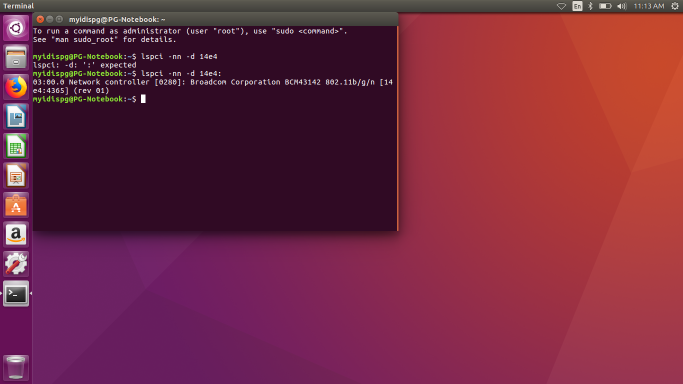
#> input picture Wireless Drivers.png, 1366 x 768 px, found by its file name (shown at 1/2 size)
$ python crop_text.py   (older library calls are emulated)
#> lines starting #> are read from the running program, lines starting #| are printed output that depends on the picture; after the words box and inside, x2 and y2 are one past the last pixel; in counts of white or black regions, pixels touching at a corner belong together; long printed decimals are rounded
#!/usr/bin/env python3
# -*- coding: utf-8 -*-
"""
Created on Sat Oct 13 12:33:31 2018

@author: myidispg
"""

import glob
import os
import random
import sys
import random
import math
import json
from collections import defaultdict

import cv2
from PIL import Image, ImageDraw
import numpy as np
from scipy.ndimage.filters import rank_filter


def dilate(ary, N, iterations):
    """Dilate using an NxN '+' sign shape. ary is np.uint8."""

    kernel = np.zeros((N,N), dtype=np.uint8)
    kernel[(N-1)//2,:] = 1  # Bug solved with // (integer division)

    dilated_image = cv2.dilate(ary / 255, kernel, iterations=iterations)

    kernel = np.zeros((N,N), dtype=np.uint8)
    kernel[:,(N-1)//2] = 1  # Bug solved with // (integer division)
    dilated_image = cv2.dilate(dilated_image, kernel, iterations=iterations)
    return dilated_image


def props_for_contours(contours, ary):
    """Calculate bounding box & the number of set pixels for each contour."""
    c_info = []
    for c in contours:
        x,y,w,h = cv2.boundingRect(c)
        c_im = np.zeros(ary.shape)
        cv2.drawContours(c_im, [c], 0, 255, -1)
        c_info.append({
            'x1': x,
            'y1': y,
            'x2': x + w - 1,
            'y2': y + h - 1,
            'sum': np.sum(ary * (c_im > 0))/255
        })
    return c_info


def union_crops(crop1, crop2):
    """Union two (x1, y1, x2, y2) rects."""
    x11, y11, x21, y21 = crop1
    x12, y12, x22, y22 = crop2
    return min(x11, x12), min(y11, y12), max(x21, x22), max(y21, y22)


def intersect_crops(crop1, crop2):
    x11, y11, x21, y21 = crop1
    x12, y12, x22, y22 = crop2
    return max(x11, x12), max(y11, y12), min(x21, x22), min(y21, y22)


def crop_area(crop):
    x1, y1, x2, y2 = crop
    return max(0, x2 - x1) * max(0, y2 - y1)


def find_border_components(contours, ary):
    borders = []
    area = ary.shape[0] * ary.shape[1]
    for i, c in enumerate(contours):
        x,y,w,h = cv2.boundingRect(c)
        if w * h > 0.5 * area:
            borders.append((i, x, y, x + w - 1, y + h - 1))
    return borders


def angle_from_right(deg):
    return min(deg % 90, 90 - (deg % 90))


def remove_border(contour, ary):
    """Remove everything outside a border contour."""
    # Use a rotated rectangle (should be a good approximation of a border).
    # If it's far from a right angle, it's probably two sides of a border and
    # we should use the bounding box instead.
    c_im = np.zeros(ary.shape)
    r = cv2.minAreaRect(contour)
    degs = r[2]
    if angle_from_right(degs) <= 10.0:
        box = cv2.boxPoints(r)
        box = np.int0(box)
        cv2.drawContours(c_im, [box], 0, 255, -1)
        cv2.drawContours(c_im, [box], 0, 0, 4)
    else:
        x1, y1, x2, y2 = cv2.boundingRect(contour)
        cv2.rectangle(c_im, (x1, y1), (x2, y2), 255, -1)
        cv2.rectangle(c_im, (x1, y1), (x2, y2), 0, 4)

    return np.minimum(c_im, ary)


def find_components(edges, max_components=16):
    """Dilate the image until there are just a few connected components.
    Returns contours for these components."""
    # Perform increasingly aggressive dilation until there are just a few
    # connected components.

    count = 21
    dilation = 5
    n = 1
    while count > 16:
        n += 1
        dilated_image = dilate(edges, N=3, iterations=n)
        dilated_image = np.uint8(dilated_image)
        _, contours, hierarchy = cv2.findContours(dilated_image, cv2.RETR_TREE, cv2.CHAIN_APPROX_SIMPLE)
        count = len(contours)
    #print dilation
    #Image.fromarray(edges).show()
    #Image.fromarray(255 * dilated_image).show()
    return contours


def find_optimal_components_subset(contours, edges):
    """Find a crop which strikes a good balance of coverage/compactness.
    Returns an (x1, y1, x2, y2) tuple.
    """
    c_info = props_for_contours(contours, edges)
    c_info.sort(key=lambda x: -x['sum'])
    total = np.sum(edges) / 255
    area = edges.shape[0] * edges.shape[1]

    c = c_info[0]
    del c_info[0]
    this_crop = c['x1'], c['y1'], c['x2'], c['y2']
    crop = this_crop
    covered_sum = c['sum']

    while covered_sum < total:
        changed = False
        recall = 1.0 * covered_sum / total
        prec = 1 - 1.0 * crop_area(crop) / area
        f1 = 2 * (prec * recall / (prec + recall))
        #print '----'
        for i, c in enumerate(c_info):
            this_crop = c['x1'], c['y1'], c['x2'], c['y2']
            new_crop = union_crops(crop, this_crop)
            new_sum = covered_sum + c['sum']
            new_recall = 1.0 * new_sum / total
            new_prec = 1 - 1.0 * crop_area(new_crop) / area
            new_f1 = 2 * new_prec * new_recall / (new_prec + new_recall)

            # Add this crop if it improves f1 score,
            # _or_ it adds 25% of the remaining pixels for <15% crop expansion.
            # ^^^ very ad-hoc! make this smoother
            remaining_frac = c['sum'] / (total - covered_sum)
            new_area_frac = 1.0 * crop_area(new_crop) / crop_area(crop) - 1
            if new_f1 > f1 or (
                    remaining_frac > 0.25 and new_area_frac < 0.15):
                print('%d %s -> %s / %s (%s), %s -> %s / %s (%s), %s -> %s' % (
                        i, covered_sum, new_sum, total, remaining_frac,
                        crop_area(crop), crop_area(new_crop), area, new_area_frac,
                        f1, new_f1))
                crop = new_crop
                covered_sum = new_sum
                del c_info[i]
                changed = True
                break

        if not changed:
            break

    return crop


def pad_crop(crop, contours, edges, border_contour, pad_px=15):
    """Slightly expand the crop to get full contours.
    This will expand to include any contours it currently intersects, but will
    not expand past a border.
    """
    bx1, by1, bx2, by2 = 0, 0, edges.shape[0], edges.shape[1]
    if border_contour is not None and len(border_contour) > 0:
        c = props_for_contours([border_contour], edges)[0]
        bx1, by1, bx2, by2 = c['x1'] + 5, c['y1'] + 5, c['x2'] - 5, c['y2'] - 5

    def crop_in_border(crop):
        x1, y1, x2, y2 = crop
        x1 = max(x1 - pad_px, bx1)
        y1 = max(y1 - pad_px, by1)
        x2 = min(x2 + pad_px, bx2)
        y2 = min(y2 + pad_px, by2)
        return crop

    crop = crop_in_border(crop)

    c_info = props_for_contours(contours, edges)
    changed = False
    for c in c_info:
        this_crop = c['x1'], c['y1'], c['x2'], c['y2']
        this_area = crop_area(this_crop)
        int_area = crop_area(intersect_crops(crop, this_crop))
        new_crop = crop_in_border(union_crops(crop, this_crop))
        if 0 < int_area < this_area and crop != new_crop:
            print('%s -> %s' % (str(crop), str(new_crop)))
            changed = True
            crop = new_crop

    if changed:
        return pad_crop(crop, contours, edges, border_contour, pad_px)
    else:
        return crop


def downscale_image(im, max_dim=2048):
    """Shrink im until its longest dimension is <= max_dim.
    Returns new_image, scale (where scale <= 1).
    """
    a, b = im.size
    if max(a, b) <= max_dim:
        return 1.0, im

    scale = 1.0 * max_dim / max(a, b)
    new_im = im.resize((int(a * scale), int(b * scale)), Image.ANTIALIAS)
    return scale, new_im


def process_image(path, out_path):

#> called with path = '../Test Images/Wireless Drivers.png', out_path = '../Test Images/Wireless Drivers.crop.jpg'
    orig_im = Image.open(path)
#> orig_im is the input picture: PIL image 1366x768 RGB; mean R, G, B 116.5, 41.9, 65
    scale, im = downscale_image(orig_im)
#> scale = 1

    edges = cv2.Canny(np.asarray(im), 100, 200)
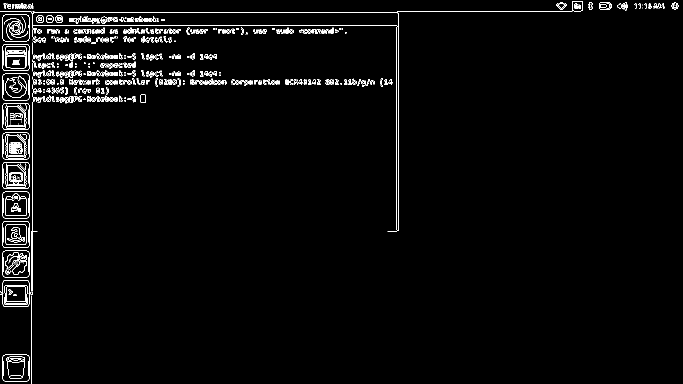
#> edges: shape (768, 1366) (shown at 1/2 size); 2.2% white in thin lines or dots

    # TODO: dilate image _before_ finding a border. This is crazy sensitive!
    _, contours, hierarchy = cv2.findContours(edges, cv2.RETR_TREE, cv2.CHAIN_APPROX_SIMPLE)
#> contours = 1199 contours, 993 with area under 20; largest, box (x1, y1, x2, y2) and area: (0, 23, 1145, 463) 21033, (64, 24, 798, 53) 19771, (0, 560, 63, 614) 2790, (5, 383, 59, 437) 2782, (5, 324, 59, 378) 2782
    borders = find_border_components(contours, edges)
#> the loop in find_border_components, `for i, c in enumerate(contours):` made 1199 passes
#> (x, y, w, h) on passes 1, 2, 5: (5, 709, 54, 54), (5, 709, 54, 54), (13, 713, 37, 45)
#> after the loop in find_border_components, `for i, c in enumerate(contours):`: borders = []
#> borders = []
    borders.sort(key=lambda i_x1_y1_x2_y2: (i_x1_y1_x2_y2[3] - i_x1_y1_x2_y2[1]) * (i_x1_y1_x2_y2[4] - i_x1_y1_x2_y2[2]))

    border_contour = None
    if len(borders):
        border_contour = contours[borders[0][0]]
        edges = remove_border(border_contour, edges)

    edges = 255 * (edges > 0).astype(np.uint8)

    # Remove ~1px borders using a rank filter.
    maxed_rows = rank_filter(edges, -4, size=(1, 20))
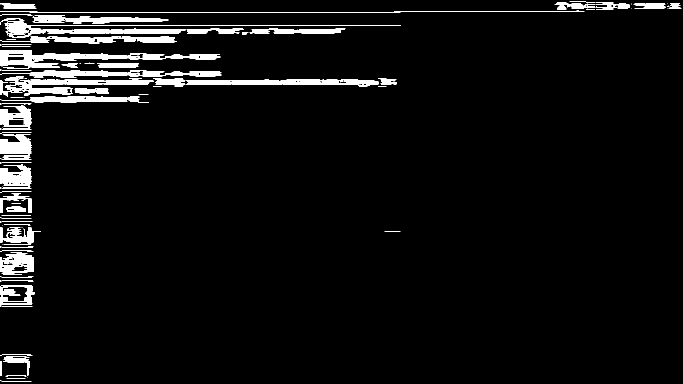
#> maxed_rows: shape (768, 1366) (shown at 1/2 size); 4.7% white; 189 white regions (91 under 20 px), largest, box (x1, y1, x2, y2) and area: (0, 101, 293, 137) 3787, (10, 157, 308, 192) 3632, (372, 158, 757, 173) 3623
    maxed_cols = rank_filter(edges, -4, size=(20, 1))
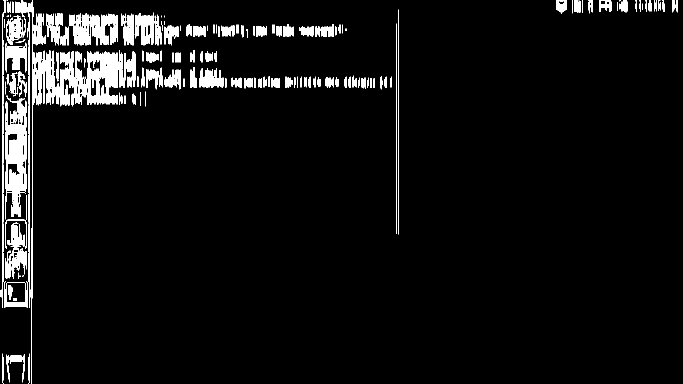
#> maxed_cols: shape (768, 1366) (shown at 1/2 size); 4.7% white; 489 white regions (145 under 20 px), largest, box (x1, y1, x2, y2) and area: (11, 197, 53, 434) 5647, (61, 0, 75, 768) 1568, (10, 496, 54, 558) 1383
    debordered = np.minimum(np.minimum(edges, maxed_rows), maxed_cols)
#> debordered: shape (768, 1366); 1.2% white in thin lines or dots
    edges = debordered

    contours = find_components(edges)
#> the loop in find_components, `while count > 16:` made 8 passes
#> count on passes 1 to 8: 227, 108, 68, 55, 38, 27, 26, 15
#> pass 1, in dilate, `dilated_image = cv2.dilate(dilated_image, kernel, iterations=iterations)`:
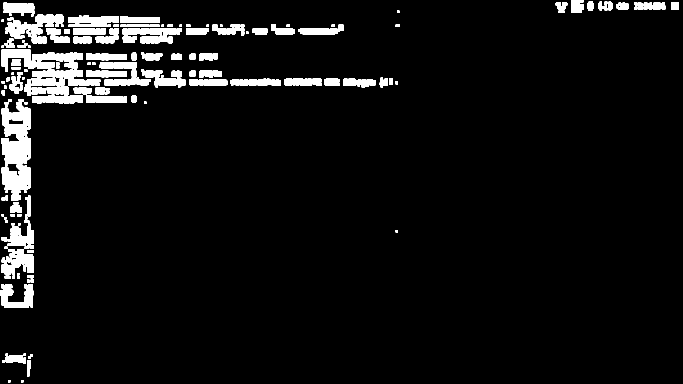
#> dilated_image: shape (768, 1366) float64 (shown at 1/2 size); values 0 (black) and 1 (white), 6.1% white; 190 white regions, largest, box (x1, y1, x2, y2) and area: (63, 139, 201, 172) 3169, (3, 263, 61, 321) 2755, (3, 328, 61, 380) 2388
#> after the loop in find_components, `while count > 16:`:
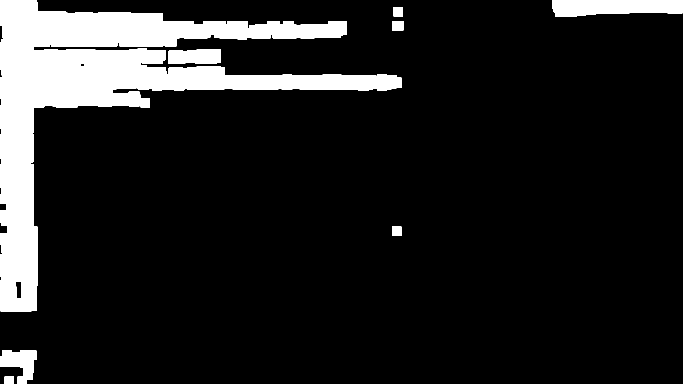
#> dilated_image: shape (768, 1366) (shown at 1/2 size); values 0 (black) and 1 (white), 12.4% white; 9 white regions
#> after the loop in find_components, `while count > 16:`: n = 9
#> contours = 15 contours, 4 with area under 20; largest, box (x1, y1, x2, y2) and area: (0, 0, 803, 623) 113870, (1104, 0, 1365, 33) 7076, (0, 700, 73, 768) 2846, (372, 99, 442, 128) 1851, (336, 100, 371, 127) 871
    if len(contours) == 0:
        print('%s -> (no text!)' % path)
        return


    crop = find_optimal_components_subset(contours, edges)
#> the loop in props_for_contours, `for c in contours:` made 15 passes
#> (x, y, w, h) on passes 2, 4, 5, 8, 9, 10, 11, 12, 13, 14, 15: (0, 700, 73, 68), (336, 100, 35, 27), (372, 99, 70, 29), (1104, 0, 261, 33), (0, 0, 803, 623), (31, 563, 12, 35), (23, 333, 4, 3), (23, 209, 4, 9), (16, 188, 7, 4), (161, 126, 8, 8), (59, 39, 6, 3)
#> (c, x, y, w, h) on passes 1, 3, 6, 7: ([[9, 753], [9, 767], [27, 767], [27, 753]], 9, 753, 19, 15), ([[784, 453], [784, 471], [802, 471], [802, 453]], 784, 453, 19, 19), ([[784, 42], [784, 60], [806, 60], [806, 42]], 784, 42, 23, 19), ([[787, 14], [787, 32], [805, 32], [805, 14]], 787, 14, 19, 19)
#> after the loop in props_for_contours, `for c in contours:`:
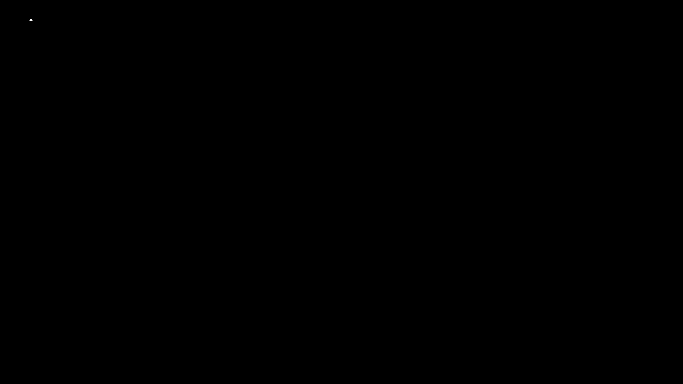
#> c_im: shape (768, 1366) float64 (shown at 1/2 size); 0% white in thin lines or dots, all inside (x1, y1, x2, y2) = (59, 39, 65, 42)
#> after the loop in props_for_contours, `for c in contours:`: c_info = 15 items
#> in find_optimal_components_subset, `total = np.sum(edges) / 255`: total = 13106
#> in find_optimal_components_subset, `area = edges.shape[0] * edges.shape[1]`: area = 1049088
#> in find_optimal_components_subset, `c = c_info[0]`: c = {'x1': 0, 'y1': 0, 'x2': 802, 'y2': 622, 'sum': 12324}
#> in find_optimal_components_subset, `this_crop = c['x1'], c['y1'], c['x2'], c['y2']`: this_crop = (0, 0, 802, 622)
#> in find_optimal_components_subset, `covered_sum = c['sum']`: covered_sum = 12324
#> the loop in find_optimal_components_subset, `while covered_sum < total:` made 4 passes
#> (recall, f1) on passes 1 to 4: (0.94, 0.673), (0.95, 0.676), (0.954, 0.677), (0.954, 0.677)
#| 2 12324.0 -> 12445.0 / 13106.0 (0.1547), 498844 -> 498844 / 1049088 (0.0), 0.6734 -> 0.6757
#| 2 12445.0 -> 12499.0 / 13106.0 (0.08169), 498844 -> 498844 / 1049088 (0.0), 0.6757 -> 0.6768
#| 4 12499.0 -> 12500.0 / 13106.0 (0.001647), 498844 -> 498844 / 1049088 (0.0), 0.6768 -> 0.6768
    crop = pad_crop(crop, contours, edges, border_contour)
#> the loop in props_for_contours (call 2), `for c in contours:` made 15 passes
#> c on passes 1, 3, 6, 7: [[9, 753], [9, 767], [27, 767], [27, 753]], [[784, 453], [784, 471], [802, 471], [802, 453]], [[784, 42], [784, 60], [806, 60], [806, 42]], [[787, 14], [787, 32], [805, 32], [805, 14]]
#> the loop in pad_crop, `for c in c_info:` made 15 passes
#> c on passes 1 to 12: {'x1': 9, 'y1': 753, 'x2': 27, 'y2': 767, 'sum': 1}, {'x1': 0, 'y1': 700, 'x2': 72, 'y2': 767, 'sum': 157}, {'x1': 784, 'y1': 453, 'x2': 802, 'y2': 471, 'sum': 1}, {'x1': 336, 'y1': 100, 'x2': 370, 'y2': 126, 'sum': 54}, {'x1': 372, 'y1': 99, 'x2': 441, 'y2': 127, 'sum': 121}, {'x1': 784, 'y1': 42, 'x2': 806, 'y2': 60, 'sum': 2}, {'x1': 787, 'y1': 14, 'x2': 805, 'y2': 32, 'sum': 1}, {'x1': 1104, 'y1': 0, 'x2': 1364, 'y2': 32, 'sum': 445}, {'x1': 0, 'y1': 0, 'x2': 802, 'y2': 622, 'sum': 12324}, {'x1': 31, 'y1': 563, 'x2': 42, 'y2': 597, 'sum': 0}, {'x1': 23, 'y1': 333, 'x2': 26, 'y2': 335, 'sum': 0}, {'x1': 23, 'y1': 209, 'x2': 26, 'y2': 217, 'sum': 0}
#| (0, 0, 802, 622) -> (0, 0, 806, 622)
#> the loop in pad_crop (call 2), `for c in c_info:` made 15 passes

    crop = [int(x / scale) for x in crop]  # upscale to the original image size.

    # [10 lines of commented-out code are left out]
    text_im = orig_im.crop(crop)
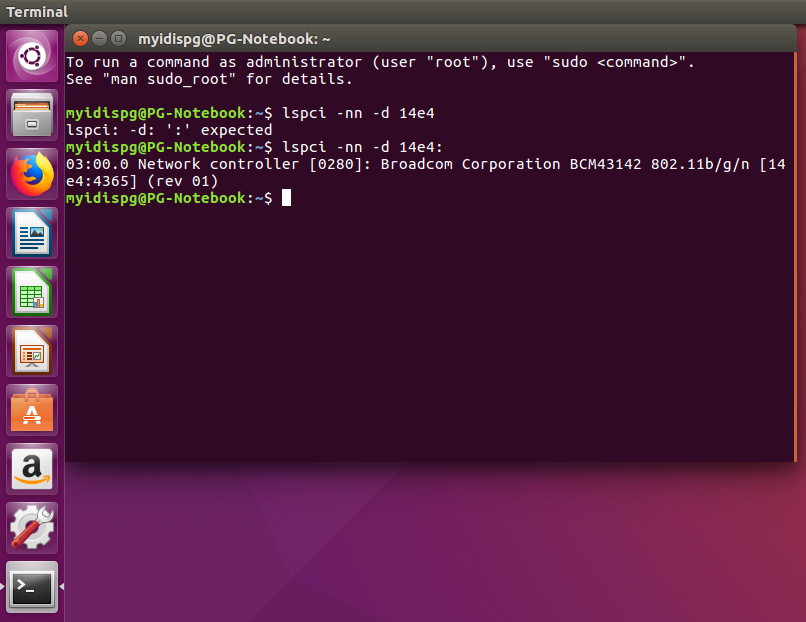
#> text_im: PIL image 806x622 RGB; mean R, G, B 76.9, 31.8, 60.5
    text_im.save(out_path)
    print('%s -> %s' % (path, out_path))


if __name__ == '__main__':
    if len(sys.argv) == 2 and '*' in sys.argv[1]:
        files = glob.glob(sys.argv[1])
        random.shuffle(files)
    else:
        files = sys.argv[1:]

    for path in files:
        out_path = path.replace('.jpg', '.crop.png')
        #out_path = path.replace('.png', '.crop.png')  # .png as input
        if os.path.exists(out_path): continue
        try:
            process_image(path, out_path)
        except Exception as e:
            print('%s %s' % (path, e))

path = '../Test Images/Wireless Drivers.png'
out_path = path.replace('.png', '.crop.jpg')

process_image(path, out_path)
